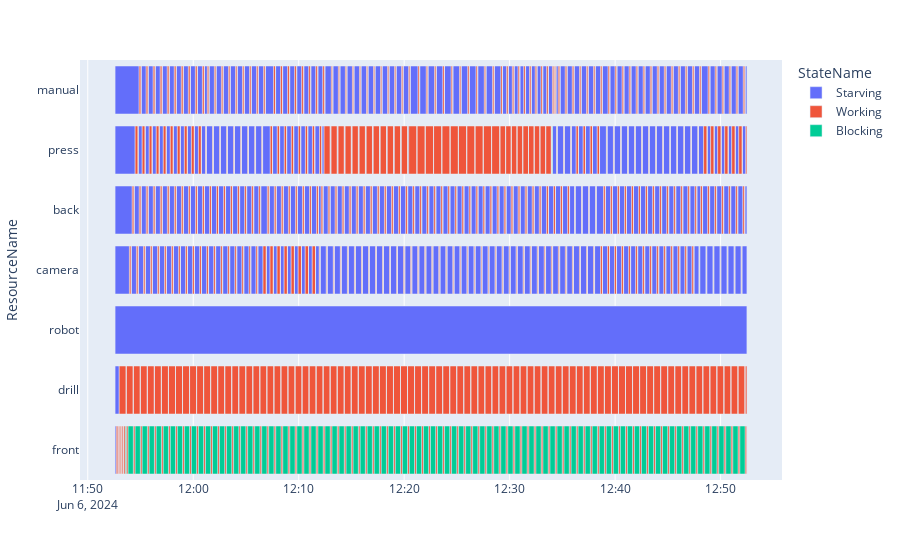

Notebook code for this chart:
### Code cell
lab=Lab()
lab.gate.Store.items = batchCreate(0,numJobs=400) #batchedExp
lab.run(1*60*60)

df = pd.DataFrame(lab.env.state_log, columns=["Resource","ResourceName","State","StateName","Entity","?","timeIn","timeOut"])

df = df.loc[df.ResourceName.isin(["front","drill","robot","camera","back","press","manual"])]

fig = utils.createGantt(df)

fig.show()

### Figure 1 — Plotly figure (JSON) as saved in the notebook; plotly's stock layout.template omitted (floating-point values rounded to 4 significant figures; data arrays with more than 128 entries replaced by an {"elided": "..."} marker saying what was removed)
{"data": [{"alignmentgroup": "True", "base": {"elided": "539 str values"}, "hovertemplate": "StateName=Starving<br>timeIn=%{base}<br>timeOut=%{x}<br>ResourceName=%{y}<extra></extra>", "legendgroup": "Starving", "marker": {"color": "#636efa", "pattern": {"shape": ""}}, "name": "Starving", "offsetgroup": "Starving", "orientation": "h", "showlegend": true, "textposition": "auto", "type": "bar", "x": {"elided": "539 float values"}, "xaxis": "x", "y": {"elided": "539 str values"}, "yaxis": "y"}, {"alignmentgroup": "True", "base": {"elided": "535 str values"}, "hovertemplate": "StateName=Working<br>timeIn=%{base}<br>timeOut=%{x}<br>ResourceName=%{y}<extra></extra>", "legendgroup": "Working", "marker": {"color": "#EF553B", "pattern": {"shape": ""}}, "name": "Working", "offsetgroup": "Working", "orientation": "h", "showlegend": true, "textposition": "auto", "type": "bar", "x": {"elided": "535 float values"}, "xaxis": "x", "y": {"elided": "535 str values"}, "yaxis": "y"}, {"alignmentgroup": "True", "base": {"elided": "533 str values"}, "hovertemplate": "StateName=Blocking<br>timeIn=%{base}<br>timeOut=%{x}<br>ResourceName=%{y}<extra></extra>", "legendgroup": "Blocking", "marker": {"color": "#00cc96", "pattern": {"shape": ""}}, "name": "Blocking", "offsetgroup": "Blocking", "orientation": "h", "showlegend": true, "textposition": "auto", "type": "bar", "x": {"elided": "533 float values"}, "xaxis": "x", "y": {"elided": "533 str values"}, "yaxis": "y"}], "layout": {"barmode": "overlay", "legend": {"title": {"text": "StateName"}, "tracegroupgap": 0}, "margin": {"t": 60}, "xaxis": {"anchor": "y", "domain": [0, 1], "type": "date"}, "yaxis": {"anchor": "x", "domain": [0, 1], "title": {"text": "ResourceName"}}}}
